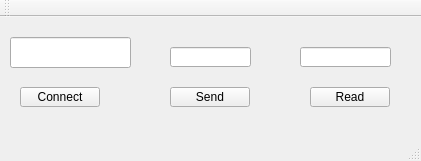
<?xml version="1.0" encoding="UTF-8"?>
<ui version="4.0">
 <class>MainWindow</class>
 <widget class="QMainWindow" name="MainWindow">
  <property name="geometry">
   <rect>
    <x>0</x>
    <y>0</y>
    <width>421</width>
    <height>161</height>
   </rect>
  </property>
  <property name="windowTitle">
   <string>MainWindow</string>
  </property>
  <widget class="QWidget" name="centralWidget">
   <widget class="QLineEdit" name="lineEdit">
    <property name="geometry">
     <rect>
      <x>10</x>
      <y>20</y>
      <width>121</width>
      <height>31</height>
     </rect>
    </property>
   </widget>
   <widget class="QPushButton" name="btn_Connect">
    <property name="geometry">
     <rect>
      <x>20</x>
      <y>70</y>
      <width>80</width>
      <height>20</height>
     </rect>
    </property>
    <property name="text">
     <string>Connect</string>
    </property>
   </widget>
   <widget class="QPushButton" name="btn_Send">
    <property name="geometry">
     <rect>
      <x>170</x>
      <y>70</y>
      <width>80</width>
      <height>20</height>
     </rect>
    </property>
    <property name="text">
     <string>Send</string>
    </property>
   </widget>
   <widget class="QPushButton" name="btn_Read">
    <property name="geometry">
     <rect>
      <x>310</x>
      <y>70</y>
      <width>80</width>
      <height>20</height>
     </rect>
    </property>
    <property name="text">
     <string>Read</string>
    </property>
   </widget>
   <widget class="QLineEdit" name="lineEdit_2">
    <property name="geometry">
     <rect>
      <x>170</x>
      <y>30</y>
      <width>81</width>
      <height>20</height>
     </rect>
    </property>
   </widget>
   <widget class="QLineEdit" name="lineEdit_3">
    <property name="geometry">
     <rect>
      <x>300</x>
      <y>30</y>
      <width>91</width>
      <height>20</height>
     </rect>
    </property>
    <property name="readOnly">
     <bool>true</bool>
    </property>
   </widget>
  </widget>
  <widget class="QMenuBar" name="menuBar">
   <property name="geometry">
    <rect>
     <x>0</x>
     <y>0</y>
     <width>421</width>
     <height>20</height>
    </rect>
   </property>
  </widget>
  <widget class="QToolBar" name="mainToolBar">
   <attribute name="toolBarArea">
    <enum>TopToolBarArea</enum>
   </attribute>
   <attribute name="toolBarBreak">
    <bool>false</bool>
   </attribute>
  </widget>
  <widget class="QStatusBar" name="statusBar"/>
 </widget>
 <layoutdefault spacing="6" margin="11"/>
 <resources/>
 <connections/>
</ui>
